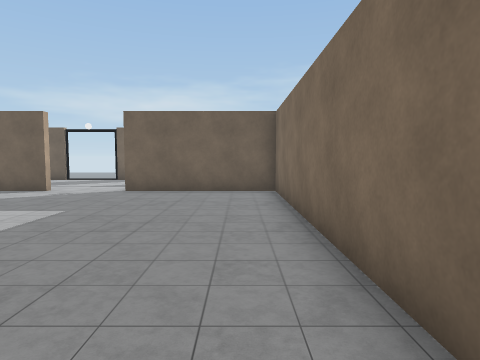
View 1 (above)

24 first-person views from a walk through a scene from a Unity 3-D project. The camera is 1.5 m above the floor, tilts 4° down and sees 75° across. Doors are open. The floor is counted in squares, 1.44 m on a side. Each view is taken from the middle of a square. On the plan, view 1 faces up. The plan holds only what a view shows up to about 12 squares ahead; the rest is blank. The place goes on beyond the plan. The player is left out. Some surface patterns are stand-ins.

View 2
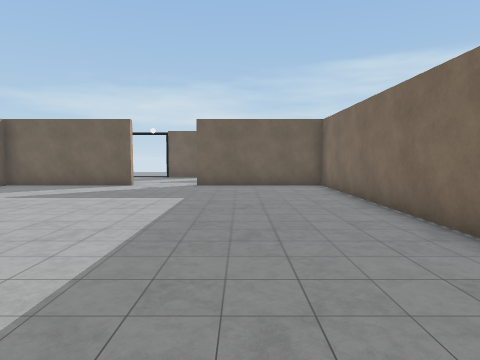

View 3
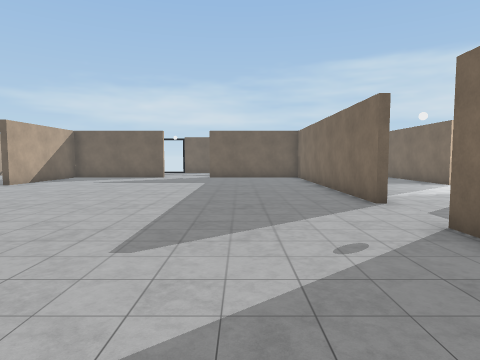

View 4
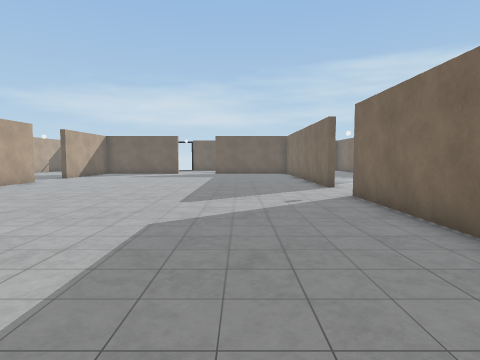

View 5
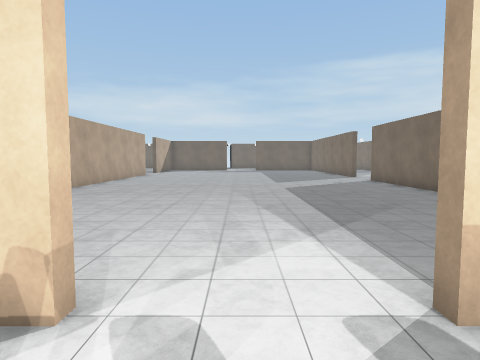

View 6
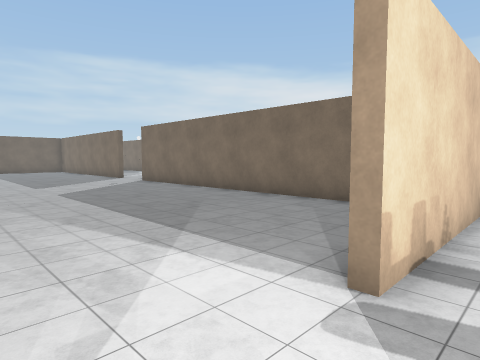

View 7
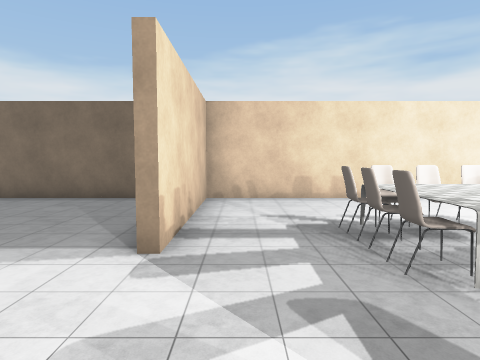

View 8
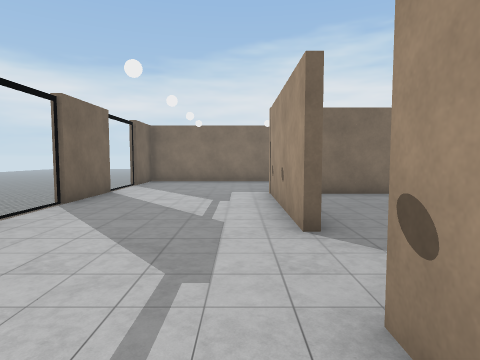

View 9
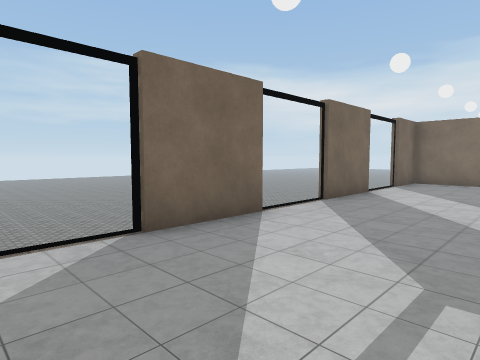

View 10
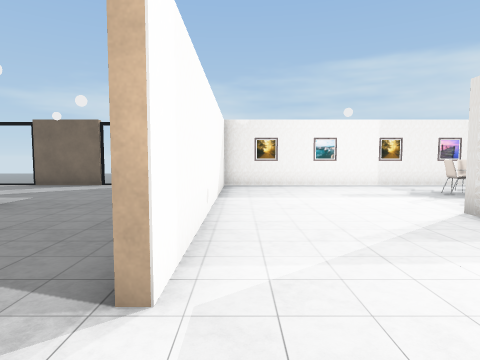

View 11
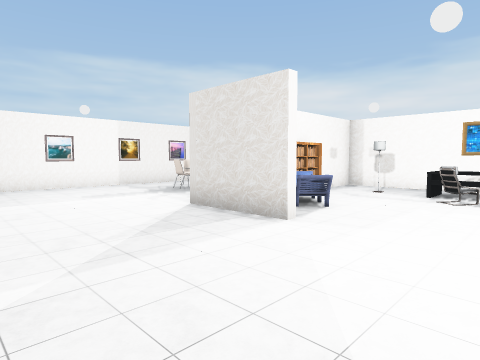

View 12
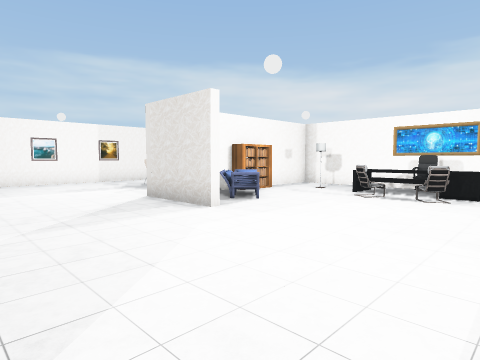

View 13
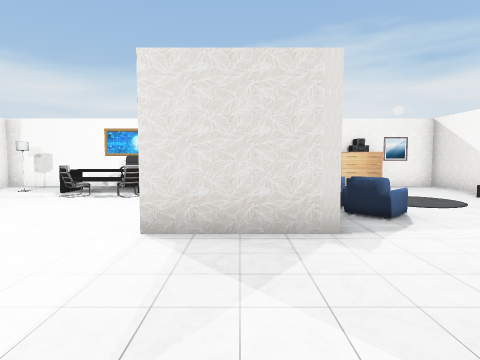

View 14
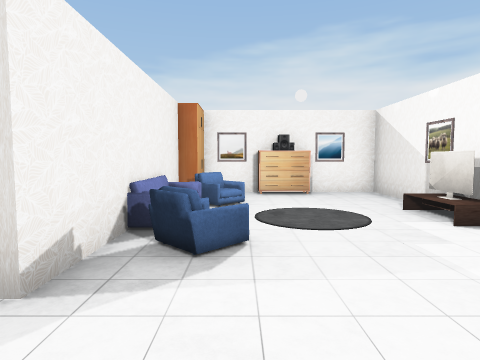

View 15
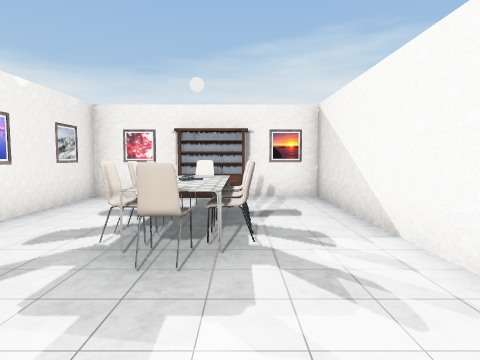

View 16
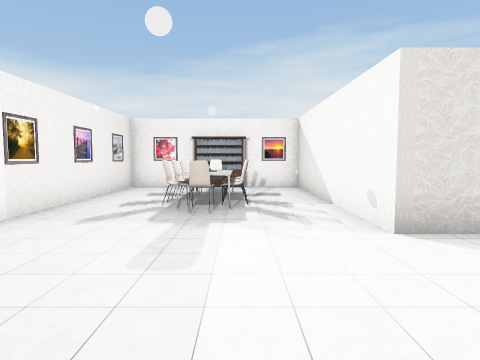

View 17
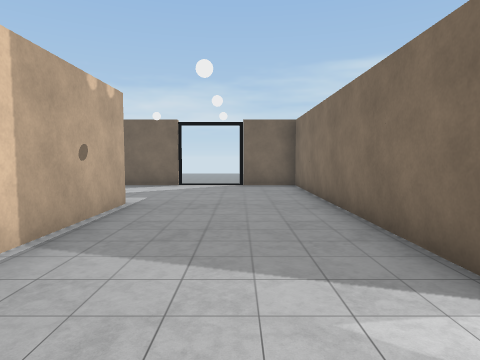

View 18
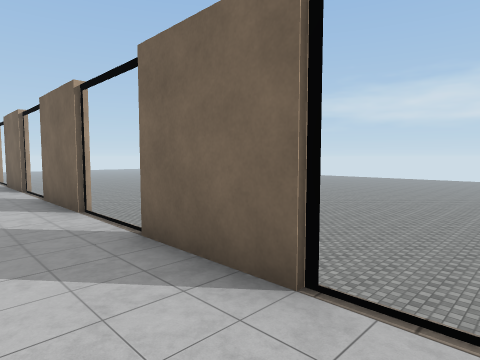

View 19
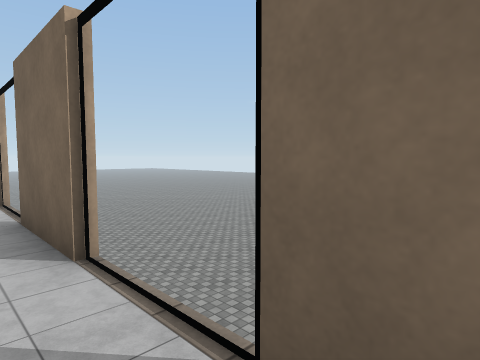

View 20
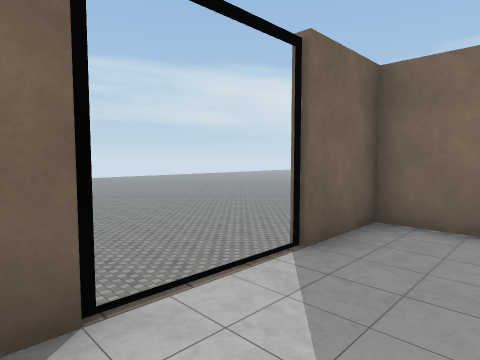

View 21
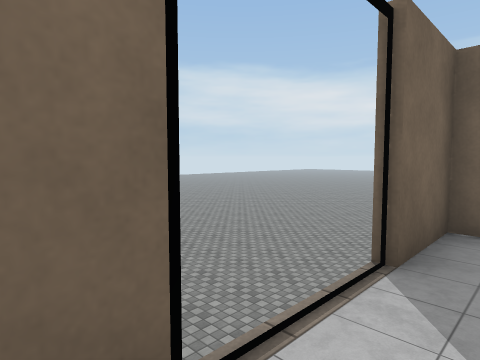

View 22
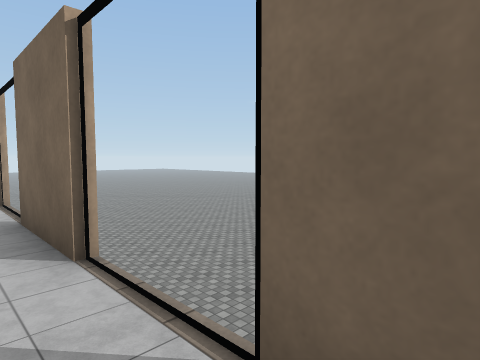

View 23
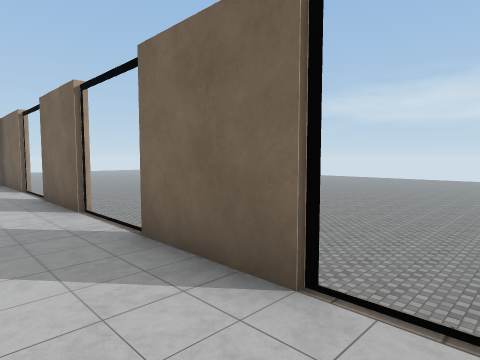

View 24
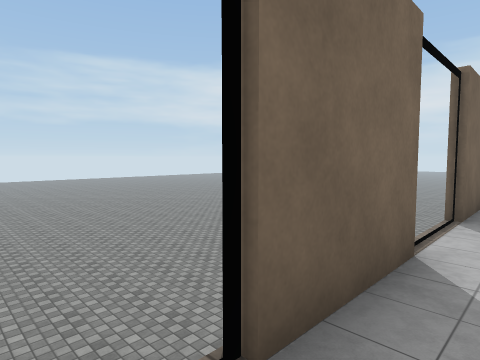

### Floor plan
Key: @ floor where view 1 was taken; # wall or solid block; . main floor; - floor 2 m lower than the main floor; D open door; = window, fence, low wall or low ledge; ^ raised ledge; C chair; A armchair; S shelf; L lamp; E desk; F sofa; O other object.
Columns run from 8 left of view 1 to 19 right of it. Each row starts with its distance up from view 1.
 24 -----------------
 23 ------------------
 22 -------------------
 21 --------------------
 20 ---------------------
 19 ---------------------
 18 ---------------------
 17 ---------------------
 16
 15 ===##===##===###############
 14 ..............#............#
 13 ..............#........C...#
 12  .............#......CCOO. #
 11 . ............#.......CCC.O#
 10 ##DDD#####....#............#
  9 .........#....#....#########
  8 .........#....#....#.ASS...#
  7 .........#....#....#.A...L.#
  6 .........#....#......A.....#
  5 .........#.............AEE.#
  4 .........# ... .........ECC#
  3 .........# ... ........AEE #
  2 .........#...   .........E
  1 .........#...  . ..#
  0 ........@D..   . ..#
 -1 .........D.      ..######
 -2 .........D.      ...AAFFAAO#
 -3 .........#       ..........#
 -4  ........#         .......O#
 -5 .........#         .......O#
 -6 .........#          .......#
 -7 .........#            OOO###
 -8 .........#
 -9 .........#
-10 .........#
-11 .........#
-12 .........#
-13  ........#
-14  ........#
-15  #DDD#####
-16  ........#
-17    ......#
-18     CCC..#
-19     ^^C..#
-20       C..#
-21        ..#

Where each view was taken, in squares from view 1:
view 1: 0 up, 0 right, facing up
view 2: 2 down, 2 left, facing up
view 3: 7 down, 2 left, facing up
view 4: 11 down, 2 left, facing up
view 5: 17 down, 5 left, facing up
view 6: 16 down, 6 left, facing up-right
view 7: 16 down, 7 left, facing right
view 8: 11 up, 8 left, facing right
view 9: 11 up, 8 left, facing up-right
view 10: 3 up, 7 right, facing up
view 11: 3 up, 7 right, facing up-right
view 12: 1 up, 7 right, facing up-right
view 13: 0 up, 7 right, facing right
view 14: 3 down, 9 right, facing right
view 15: 11 up, 10 right, facing right
view 16: 11 up, 7 right, facing right
view 17: 3 up, 4 right, facing up
view 18: 13 up, 3 right, facing up-left
view 19: 14 up, 5 right, facing up-left
view 20: 13 up, 1 right, facing up-right
view 21: 14 up, 1 right, facing up-right
view 22: 14 up, 0 right, facing up-left
view 23: 13 up, 2 left, facing up-left
view 24: 14 up, 2 left, facing up-right
